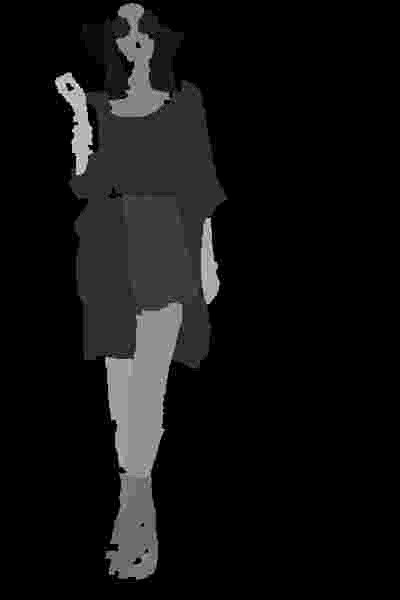
#> input picture images_data/image_.jpg, 400 x 600 px
$ jupyter execute --allow-errors mask_to_yolo.ipynb
#> lines starting #> are read from the running program, lines starting #| are printed output that depends on the picture; after the words box and inside, x2 and y2 are one past the last pixel; in counts of white or black regions, pixels touching at a corner belong together
[cell 1]
# get the images from the folder, and extract the features from the images
source_folder = 'images_data/'

[cell 2]
import os
import cv2
import numpy as np
import matplotlib.pyplot as plt

[cell 3]
import cv2
import numpy as np

# Charger l'image
image = cv2.imread(os.path.join(source_folder, 'image_.jpg'))
#> image is the input picture: shape (600, 400, 3); min 0, max 21, mean 1.4

# Convertir l'image en niveaux de gris
gray_image = cv2.cvtColor(image, cv2.COLOR_BGR2GRAY)

# Obtenir les valeurs uniques des pixels
unique_pixel_values = np.unique(gray_image)
#> unique_pixel_values = 22 values from 0 to 21

# Afficher les valeurs uniques
print("Valeurs uniques des pixels :")
print(unique_pixel_values)
#| [ 0  1  2  3  4  5  6  7  8  9 10 11 12 13 14 15 16 17 18 19 20 21]

[cell 4]
import cv2
import numpy as np

source_folder = 'images_data/'
# Load your grayscale mask image
gray_mask = cv2.imread(os.path.join(source_folder, 'image_.jpg'), cv2.IMREAD_GRAYSCALE)

# Get unique pixel values in the grayscale image
unique_values = np.unique(gray_mask)
#> unique_values = 22 values from 0 to 21

# Print the unique grayscale values
print("Unique grayscale values in the mask:")
print(unique_values)
#| [ 0  1  2  3  4  5  6  7  8  9 10 11 12 13 14 15 16 17 18 19 20 21]


pixels_equal_to = gray_mask == 17
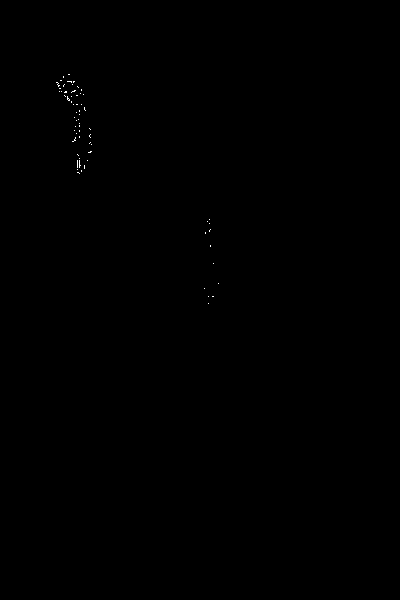
#> pixels_equal_to: shape (600, 400) bool; 0.07% white in thin lines or dots, all inside (x1, y1, x2, y2) = (56, 74, 219, 304)

# Show the binary mask
plt.imshow(pixels_equal_to, cmap='gray')
plt.axis('off')
plt.show()

# get contour of the mask of pixel value 4
contours, hierarchy = cv2.findContours(pixels_equal_to.astype('uint8'), cv2.RETR_EXTERNAL, cv2.CHAIN_APPROX_SIMPLE)
#> contours = 66 contours, all with area under 20

# Draw the contour on the mask image, show the contour on an empty image
contour_image = np.zeros(gray_mask.shape)
cv2.drawContours(contour_image, contours, -1, (255, 255, 255), 3)
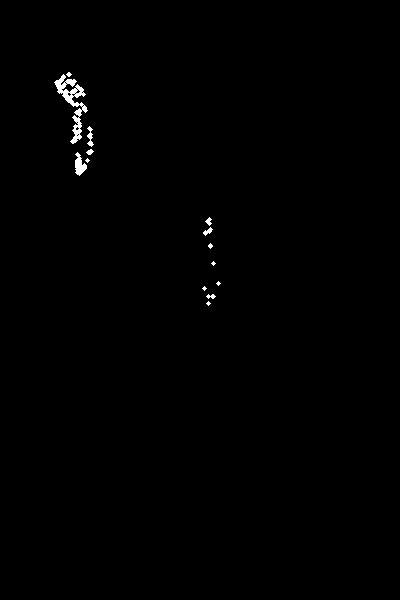
#> contour_image: shape (600, 400) float64; 0.47% white; 14 white regions (7 under 20 px), largest, box (x1, y1, x2, y2) and area: (54, 74, 88, 144) 667, (75, 152, 87, 176) 163, (87, 126, 94, 147) 72

# from the contour, only keep the largest contour
# Get the largest contour
max_contour = max(contours, key=cv2.contourArea)
#> max_contour = [[67, 96], [67, 99], [68, 100], [69, 100], [69, 99], [67, 97]]

# Create an empty image to draw the largest contour
max_contour_image = np.zeros(gray_mask.shape)

# Draw the largest contour
cv2.drawContours(max_contour_image, [max_contour], -1, (255, 255, 255), 3)
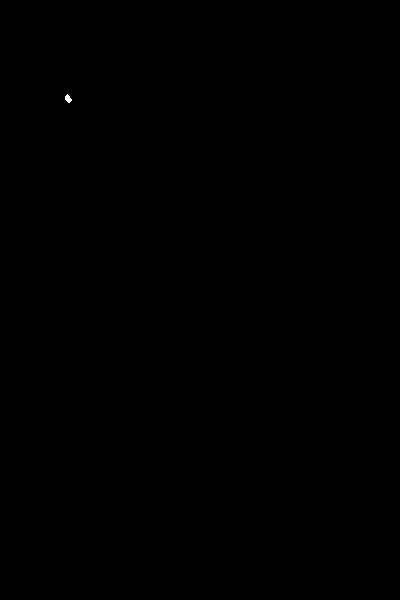
#> max_contour_image: shape (600, 400) float64; 0.02% white; 1 white region, box (x1, y1, x2, y2) and area: (65, 94, 72, 103) 39

# get the bounding box of the largest contour
x, y, w, h = cv2.boundingRect(max_contour)
#> x = 67; y = 96; w = 3; h = 5

# Draw the bounding box
bounding_box_image = cv2.rectangle(max_contour_image, (x, y), (x + w, y + h), (255, 255, 255), 2)
#> bounding_box_image: shape (600, 400) float64; 0.02% white; 1 white region, box (x1, y1, x2, y2) and area: (65, 94, 72, 103) 50
polygon_contour = max_contour.squeeze()
#> polygon_contour has the same summary as max_contour

# Draw the polygon contour
polygon_contour_image = np.zeros(gray_mask.shape)
cv2.polylines(polygon_contour_image, [polygon_contour], True, (255, 255, 255), 2)
#> polygon_contour_image: shape (600, 400) float64; 0.01% white; 1 white region, box (x1, y1, x2, y2) and area: (66, 95, 71, 102) 26

# Show the polygon contour
plt.imshow(polygon_contour_image, cmap='gray')
plt.axis('off')
plt.show()

[cell 5]
def mask_to_yolo(mask_path, label_map, output_path):
#> called with output_path = 'images_data/image_.txt'
    mask = cv2.imread(mask_path, cv2.IMREAD_GRAYSCALE)

    for pixel_value in range(1, len(label_map)):
        pixels_equal_to = mask == pixel_value
        contours, hierarchy = cv2.findContours(pixels_equal_to.astype('uint8'), cv2.RETR_EXTERNAL, cv2.CHAIN_APPROX_SIMPLE)

        if contours:
            max_contour = max(contours, key=cv2.contourArea)
            polygon_contour = max_contour.squeeze()
            polygon_contour = polygon_contour.tolist()
            polygon_contour = [[x, y] for x, y in polygon_contour]
            normalized_polygon_contour = [[x / mask.shape[1], y / mask.shape[0]] for x, y in polygon_contour]

            # check if contour is significant enough to be considered
            if len(polygon_contour) > 2:
                with open(output_path, 'a') as f:  # Open the file in append mode
                    f.write(f'{pixel_value} ')
                    for x, y in normalized_polygon_contour:
                        f.write(f'{x} {y} ')
                    f.write('\n')
#> this loop made 1 pass
#> pixels_equal_to on pass 1: False

# Example usage
label_map = {
    "0": "Background", "1": "Hat", "2": "Hair", "3": "Sunglasses",
    "4": "Upper-clothes", "5": "Skirt", "6": "Pants", "7": "Dress",
    "8": "Belt", "9": "Left-shoe", "10": "Right-shoe", "11": "Face",
    "12": "Left-leg", "13": "Right-leg", "14": "Left-arm", "15": "Right-arm",
    "16": "Bag", "17": "Scarf"
}

#> (the rest of this cell did not finish here and is left out)

[cell 6]
def mask_to_yolo(mask_path, label_map, output_path):
#> called with output_path = 'images_data/image_.txt'
    mask = cv2.imread(mask_path, cv2.IMREAD_GRAYSCALE)
    annotations = []

    for pixel_value, label in label_map.items():
        pixel_value = int(pixel_value)  # Ensure pixel_value is an integer
        if pixel_value == 0:  # Skip background
            continue

        pixels_equal_to = mask == pixel_value
        contours, _ = cv2.findContours(pixels_equal_to.astype('uint8'), cv2.RETR_EXTERNAL, cv2.CHAIN_APPROX_SIMPLE)

        for contour in contours:
            x, y, w, h = cv2.boundingRect(contour)
            # Normalize coordinates
            x_center, y_center = (x + w / 2) / mask.shape[1], (y + h / 2) / mask.shape[0]
            width, height = w / mask.shape[1], h / mask.shape[0]
            annotations.append(f'{pixel_value} {x_center} {y_center} {width} {height}')
#> this loop made 2 passes
#> after the loop, annotations = []

    # Write all annotations for the current image at once
    if annotations:
        with open(output_path, 'w') as f:
            for annotation in annotations:
                f.write(annotation + '\n')

# Example usage
label_map = {
    "0": "Background", "1": "Hat", "2": "Hair", "3": "Sunglasses",
    "4": "Upper-clothes", "5": "Skirt", "6": "Pants", "7": "Dress",
    "8": "Belt", "9": "Left-shoe", "10": "Right-shoe", "11": "Face",
    "12": "Left-leg", "13": "Right-leg", "14": "Left-arm", "15": "Right-arm",
    "16": "Bag", "17": "Scarf"
}

#> (the rest of this cell did not finish here and is left out)
